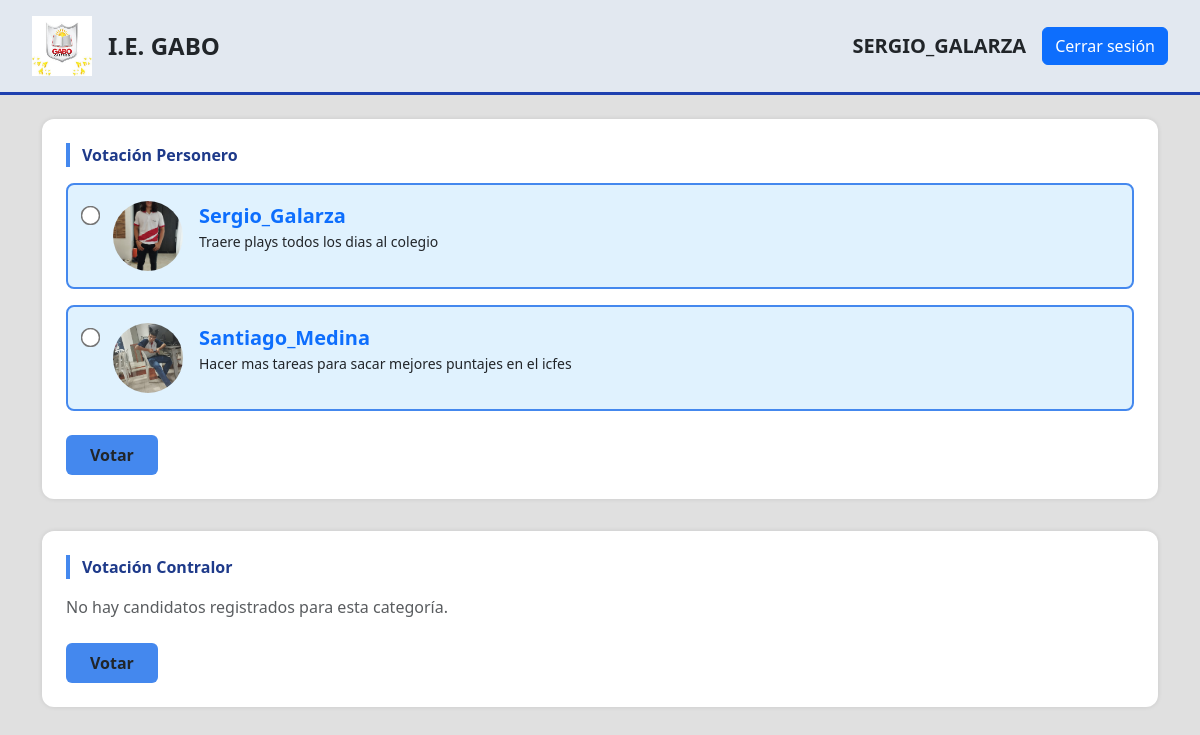
Before: /main/ (signed in) with the older database file.
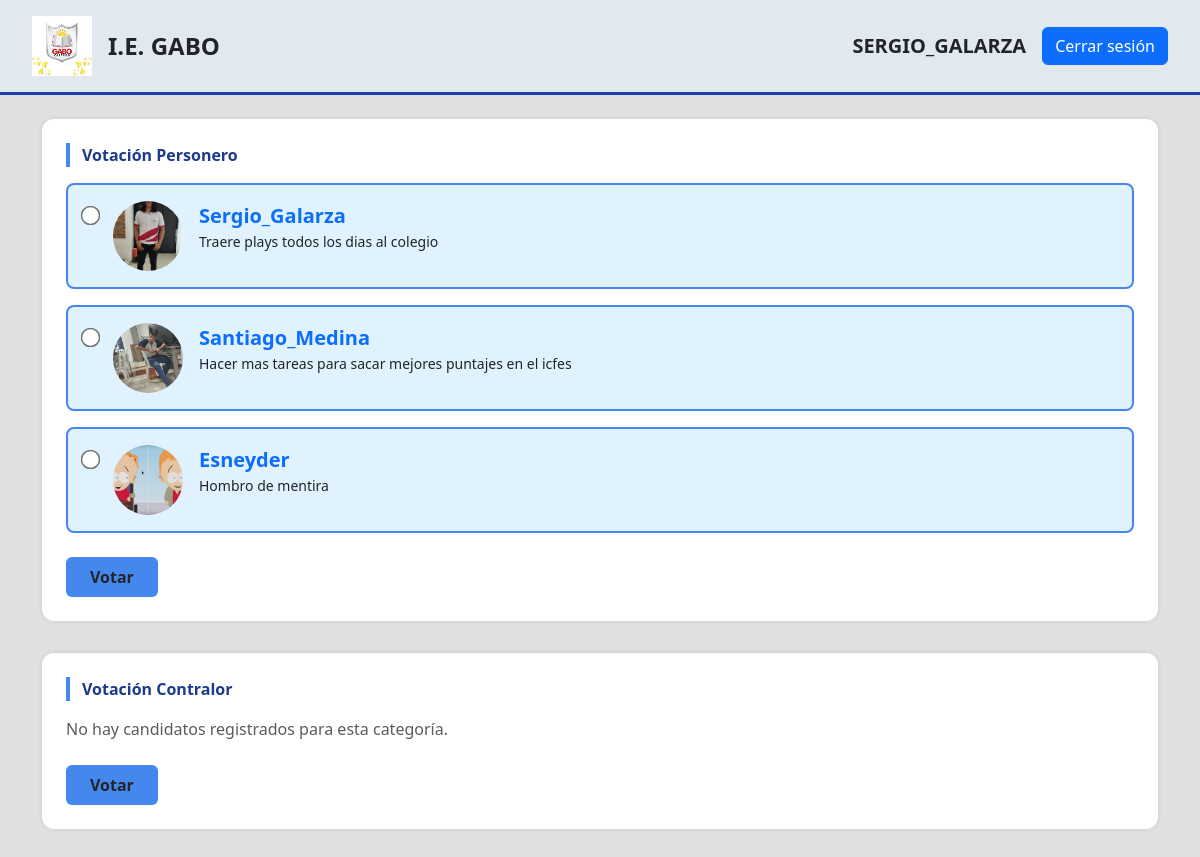
After: the same page with the newer database file.
### Users/models.py (models this page shows, shortened)
class BaseAuditModel(models.Model):
    created = models.DateTimeField(
        auto_now_add = True
    )
    last_updated = models.DateTimeField(
        auto_now = True
    )
    is_active = models.BooleanField(
        default=True
    )
    class Meta:
        abstract = True

class Candidates(BaseAuditModel):
    ROLES = [
        ('Personería', 'Personería'),
        ('Contraloría', 'Contraloría'),
    ]
    profile = models.OneToOneField(
        Profile,
        on_delete=models.CASCADE,
        related_name='candidate_profile'
        )
    votes = models.IntegerField(
        default=0
        )
    percentage = models.FloatField(
        default=0.0
        )
    description = models.TextField(
        max_length=500,
        default=''
        )
    image = models.ImageField(
        upload_to='candidates/',
        default='candidates/default_candidate.webp'
        )
    role = models.CharField(
        max_length=20,
        choices=ROLES,
        default='Personería'
    )

class Profile(BaseAuditModel):
    user = models.OneToOneField (
        User,
        on_delete=models.CASCADE
        )
    grade = models.CharField (
        max_length=50,
        default=''
        )
    identification = models.IntegerField (
        default=0,
        unique=True
        )
    voted_ombudman = models.BooleanField (
        default=False
        )
    voted_comptroller = models.BooleanField (
        default=False
        )
    class Meta:
        verbose_name = 'Profile'
        verbose_name_plural = 'Profiles'
    def __init__(self, *args, **kwargs):
        super().__init__(*args, **kwargs)

### Users/views.py (the view, shortened to what this page needs)
# urls.py: path('main/', main, name='main'),
@login_required(login_url='logIn')
def main(request):
    ombudmans = Candidates.objects.filter(role='Personería')
    comptrollers = Candidates.objects.filter(role='Contraloría')
    if request.method == 'GET':
        return render(request, 'users/main.html',{
            'form' : VoteForm(),
            'ombudmans' : ombudmans,
            'comptrollers' : comptrollers,
        })

### Users/forms.py (shortened to what this page needs)
class VoteForm(forms.Form):
    candidate = forms.ModelChoiceField(
        queryset=Candidates.objects.all(),
        label='Candidato',
        required=True,
        widget=forms.Select(
            attrs={
                'class': 'form-control'
            }
        )
    )

### templates/users/main.html (shortened to what this page needs)
{% load static %}
<!DOCTYPE html>
<html lang="es">
<head>
  <link href="https://cdn.jsdelivr.net/npm/bootstrap@5.3.3/dist/css/bootstrap.min.css" rel="stylesheet">
  <link rel="stylesheet" href="{% static 'CSS/mainStyles.css' %}">
</head>
<body>
  <div class="header">
    <div class="d-flex align-items-center gap-3">
      <img src="{% static 'IMAGES/logo.webp' %}" alt="Logo Gabo" />
      {% if user.is_superuser %}
      <a href="{% url 'admin_votes' %}" class="nav-link"><span class="title">I.E. GABO</span></a>
      {% else %}
      <span class="title">I.E. GABO</span>
      {% endif %}
    </div>
    <div class="d-flex align-items-center gap-3">
      <span class="fs-5 fw-bold">{{ user.username|upper }}</span>
      <a href="{% url 'logout' %}" class="btn btn-primary">Cerrar sesión</a>
    </div>
  </div>
  <div class="container py-4">
    <form method="POST" action="{% url 'vote'%}" class="voting-section">
      <div class="voting-title">Votación Personero</div>
      {% for candidate in ombudmans %}
      <label class="candidate-card w-100">
        <input type="radio" name="candidate" value="{{ candidate.id }}" required {% if user.is_superuser %} disabled {% endif %}>
        <img src="{{ candidate.image.url }}" alt="{{ candidate.profile.user.username }}">
        <div>
          <strong class="text-primary fs-5">{{ candidate.profile.user.username }}</strong>
          <p class="mb-0 text-dark small">{{ candidate.description }}</p>
        </div>
      </label>
      {% empty %}
      <p class="text-muted">No hay candidatos registrados para esta categoría.</p>
      {% endfor %}
      {% if user.is_superuser %}
      <button type="submit" class="btn btn-votar mt-2 bg-primary" disabled>Votar</button>
      {% else %}
      <button type="submit" class="btn btn-votar mt-2">Votar</button>
      {% endif %}
    </form>
    <form method="POST" action="{% url 'vote' %}" class="voting-section">
      <div class="voting-title">Votación Contralor</div>
      {% for candidate in comptrollers %}
      <label class="candidate-card w-100">
        <input type="radio" name="candidate" value="{{ candidate.id }}" required {% if user.is_superuser %} disabled {% endif %}>
        <img src="{{ candidate.image.url }}" alt="{{ candidate.profile.user.username }}">
        <div>
          <strong class="text-primary fs-5">{{ candidate.profile.user.username }}</strong>
          <p class="mb-0 text-dark small">{{ candidate.description }}</p>
        </div>
      </label>
      {% empty %}
      <p class="text-muted">No hay candidatos registrados para esta categoría.</p>
      {% endfor %}
      {% if user.is_superuser %}
      <button type="submit" class="btn btn-votar mt-2 bg-primary" disabled>Votar</button>
      {% else %}
      <button type="submit" class="btn btn-votar mt-2">Votar</button>
      {% endif %}
    </form>
  </div>
</body>
</html>

Changed rows visible on the page:
added Candidates: candidate "☐ Esneyder Hombro de mentira", image (picture), profile.user.username "Esneyder", description "Hombro de mentira"
